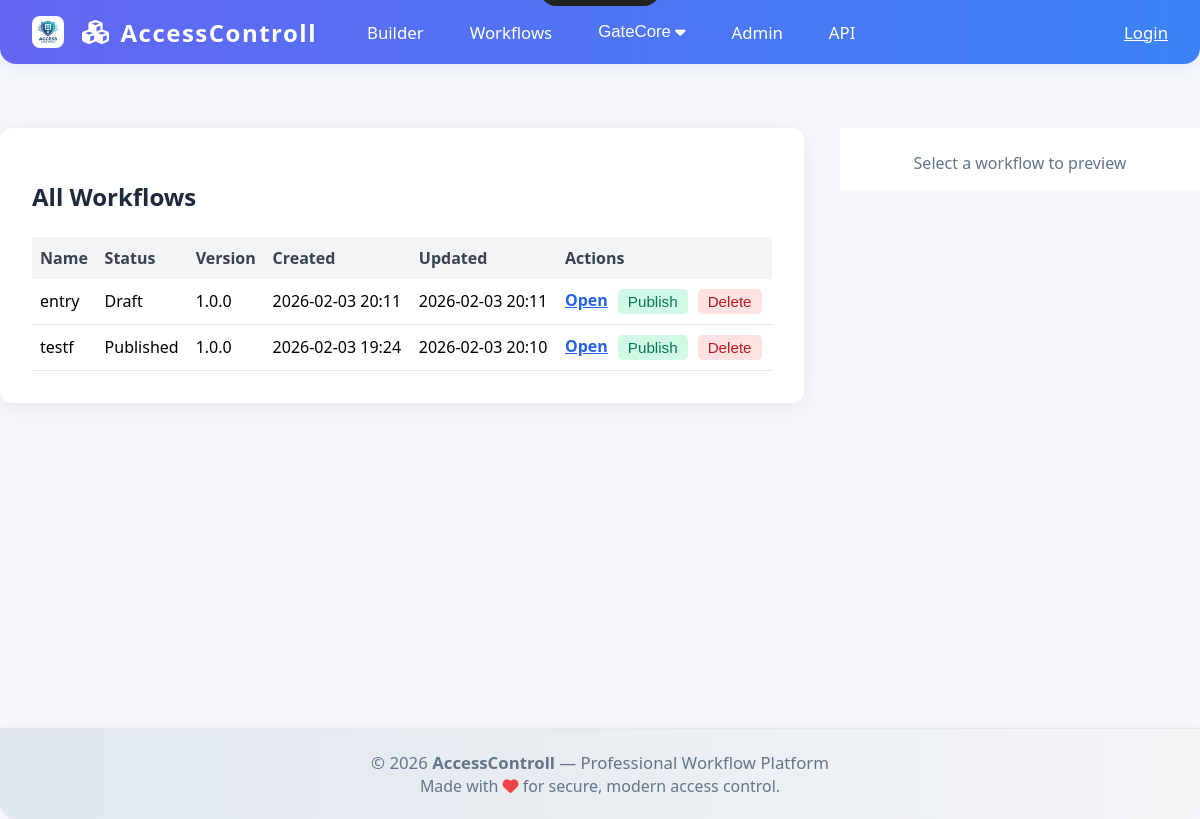
/workflows/, run on an earlier commit of the app's database.
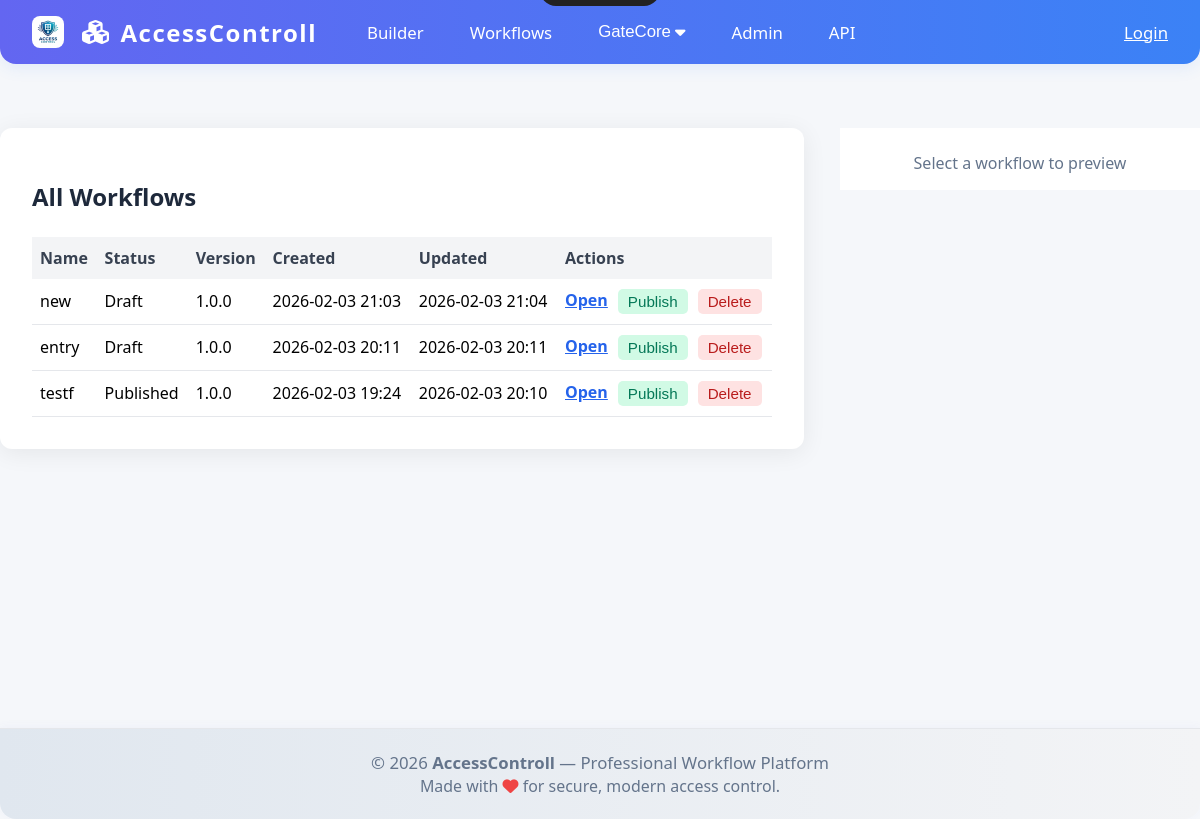
And on a later commit of the database.
### workflows/models.py (models this page shows, shortened)
class Workflow(models.Model):
	STATUS_CHOICES = [
		('draft', 'Draft'),
		('published', 'Published'),
	]
	id = models.UUIDField(primary_key=True, default=uuid.uuid4, editable=False)
	name = models.CharField(max_length=255)
	description = models.TextField(blank=True)
	version = models.CharField(max_length=32, default='1.0.0')
	status = models.CharField(max_length=16, choices=STATUS_CHOICES, default='draft')
	definition = models.JSONField()
	created_at = models.DateTimeField(auto_now_add=True)
	updated_at = models.DateTimeField(auto_now=True)

### frontend/views.py (the view)
def workflow_list(request):
	workflows = Workflow.objects.all().order_by('-created_at')
	return render(request, "frontend/workflow_list.html", {"workflows": workflows, "now": timezone.now()})

### frontend/templates/frontend/workflow_list.html (shortened to what this page needs)
{% extends "frontend/base.html" %}
{% block content %}
<link rel="stylesheet" href="/static/frontend/phone-preview.css">
<div style="display: flex; gap: 36px; align-items: flex-start; max-width: 1300px; margin: 40px auto;">
  <div style="flex: 1 1 0; background: #fff; border-radius: 12px; box-shadow: 0 4px 24px rgba(0,0,0,0.07); padding: 32px;">
    <h2 style="margin-bottom: 24px; color: #1e293b;">All Workflows</h2>
    <table id="workflow-table" style="width:100%; border-collapse:collapse;">
        <thead>
            <tr style="background:#f3f4f6; color:#374151;">
                <th style="padding:10px 8px; text-align:left;">Name</th>
                <th style="padding:10px 8px; text-align:left;">Status</th>
                <th style="padding:10px 8px; text-align:left;">Version</th>
                <th style="padding:10px 8px; text-align:left;">Created</th>
                <th style="padding:10px 8px; text-align:left;">Updated</th>
                <th style="padding:10px 8px; text-align:left;">Actions</th>
            </tr>
        </thead>
        <tbody>
        {% for wf in workflows %}
            <tr class="workflow-row" data-id="{{ wf.id }}" style="border-bottom:1px solid #e5e7eb; cursor:pointer;">
                <td style="padding:10px 8px;">{{ wf.name }}</td>
                <td style="padding:10px 8px;">{{ wf.status|title }}</td>
                <td style="padding:10px 8px;">{{ wf.version }}</td>
                <td style="padding:10px 8px;">{{ wf.created_at|date:"Y-m-d H:i" }}</td>
                <td style="padding:10px 8px;">{{ wf.updated_at|date:"Y-m-d H:i" }}</td>
                <td style="padding:10px 8px; display:flex; gap:10px;">
                    <a href="/builder/#{{ wf.id }}" style="color:#2563eb; font-weight:600;">Open</a>
                    <button onclick="event.stopPropagation();publishWorkflow('{{ wf.id }}')" style="background:#d1fae5; color:#047857; border:none; border-radius:5px; padding:4px 10px; cursor:pointer; font-size:0.95em;">Publish</button>
                    <button onclick="event.stopPropagation();deleteWorkflow('{{ wf.id }}')" style="background:#fee2e2; color:#b91c1c; border:none; border-radius:5px; padding:4px 10px; cursor:pointer; font-size:0.95em;">Delete</button>
                </td>
            </tr>
        {% empty %}
            <tr><td colspan="6" style="padding:18px; color:#64748b; text-align:center;">No workflows found.</td></tr>
        {% endfor %}
        </tbody>
    </table>
  </div>
  <div style="width: 360px; min-width: 360px;">
    <div class="phone-preview" id="phone-preview">
      <div class="phone-notch"></div>
      <div class="phone-content" id="phone-content" style="text-align:center;color:#64748b;display:flex;align-items:center;justify-content:center;height:100%;">
        <span>Select a workflow to preview</span>
      </div>
    </div>
  </div>
</div>
{% endblock %}

What changed in the data, as far as the page shows it:
added Workflow: name "new", status "Draft", version "1.0.0", created_at "2026-02-03 21:03", updated_at "2026-02-03 21:04"
